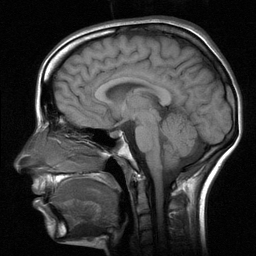
%> input picture Color_Processing/Full_Color_Processing/MRI.bmp, 256 x 256 px
$ octave --eval "result = HistEqual(imread('MRI.bmp'));"   (GNU Octave 9; MATLAB toolbox functions it lacks are replaced by stand-ins)
%> lines starting %> are read from the running program, lines starting %| are printed output that depends on the picture
function image = HistEqual(a)
min = 15;
max = 80;
image = a;
%> image is the input picture: size 256x256 uint8; min 0, max 255, mean 56.5
original = image;
[i,j] = size(image);
%> i = 256; j = 256
[count, bin] = imhist(image);
%> count = 256 values, max 3769 at index 5, min 6 at index 234, mean 256; bin = 256 values from 0 to 255
MN = i*j;
%> MN = 65536
p = [];
for gg= 1:256
    p(end+1) = count(gg)/MN;
end
%> after the loop, p = 256 values, max 0.0575 at index 5, min 9.16e-05 at index 234, mean 0.00391
gather = [];
sum = 0;
for gg= 1:256
    sum = sum + p(gg);
    gather(end+1) = sum;
end
%> this loop made 256 passes
%> sum on passes 1 to 3: 0.00787, 0.0326, 0.0772
%> after the loop, gather = 256 values from 0.00787 to 1; sum = 1
s = [];
temp = 0;
for shade = 1:256
    temp = 255*gather(shade);
    s(end+1) = round(temp);
end
%> this loop made 256 passes
%> temp on passes 1 to 3: 2.01, 8.32, 19.68
%> after the loop, s = 256 values from 2 to 255
for y = 1:j
    for x = 1:i
        for shade = 1:256
            if image(x,y) == shade-1
                image(x,y) = s(shade);
                break;
            end
        end
    end
end
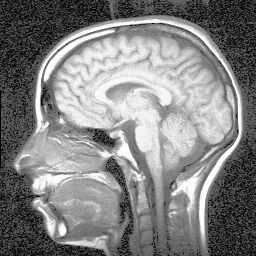
%> image: size 256x256 uint8; min 2, max 255, mean 129.8

output = gather;
%> output = 256 values from 0.00787 to 1

% [10 lines of commented-out code are left out]

end
